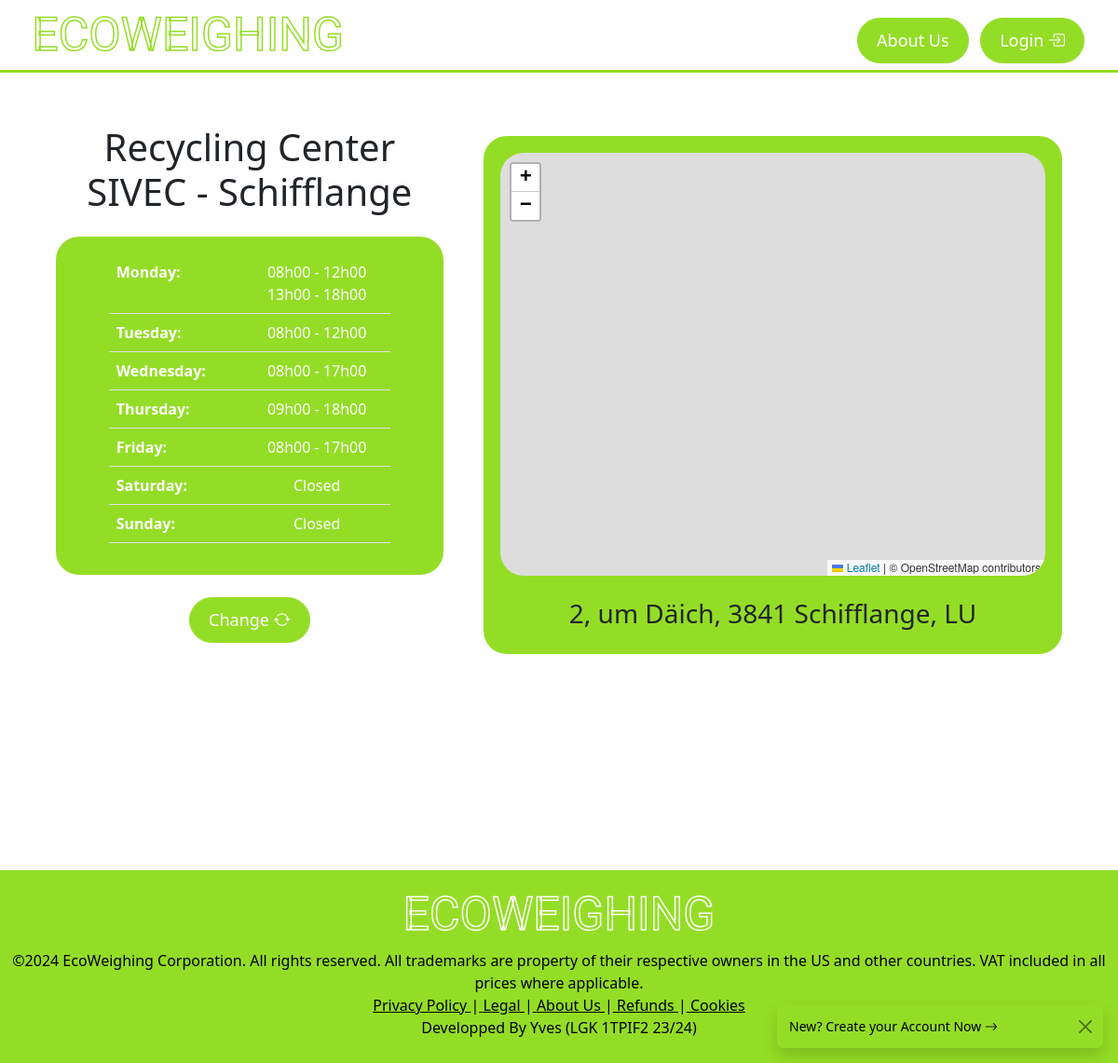
The page /EcoWeighing/index.php?page=center on the database as committed earlier.
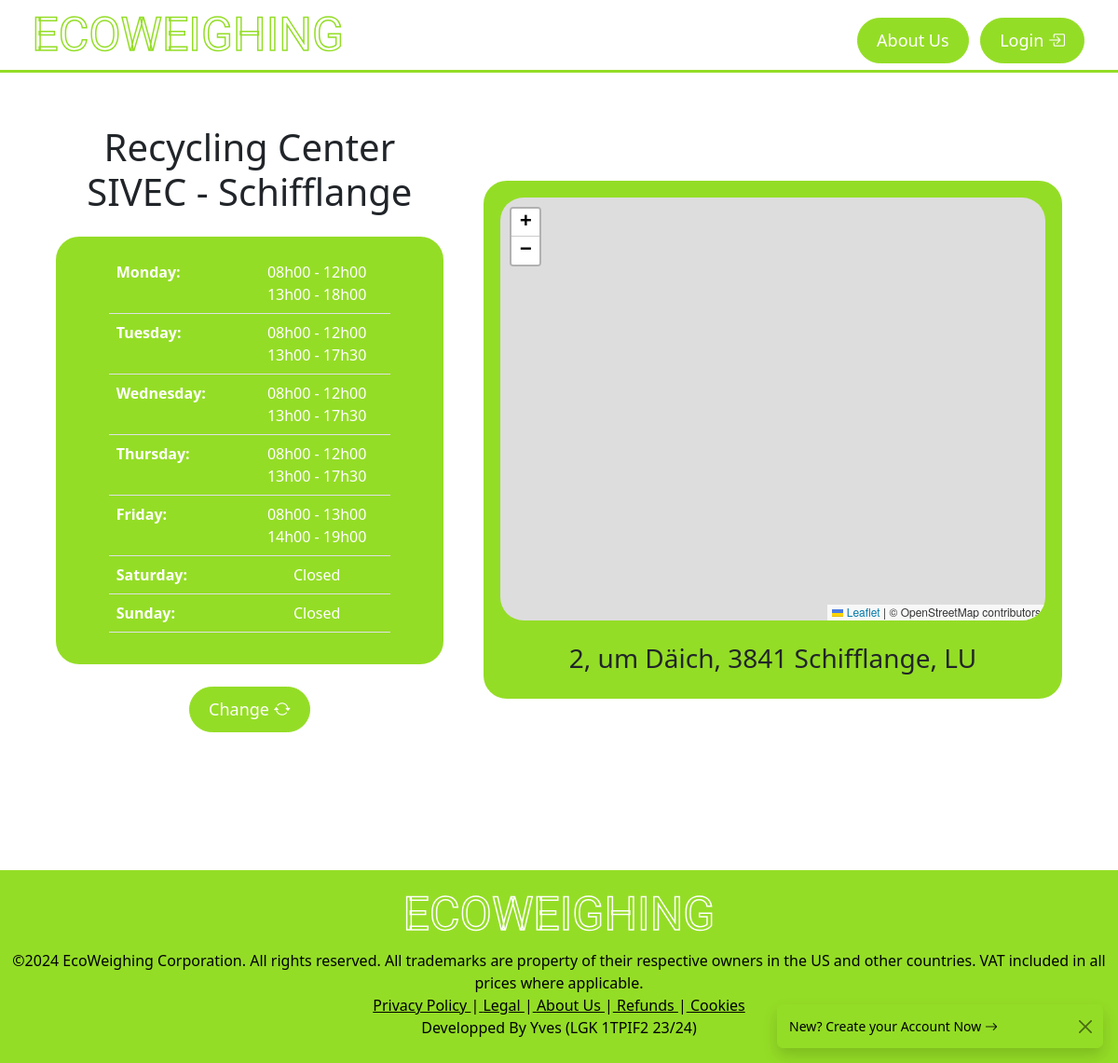
The same page on the database as committed later.
### tables this page shows
CREATE TABLE TBLCENTERS (
    CENTERCODE varchar(5) NOT NULL,
    ADRESS varchar(200),
    POSTCODE varchar(4),
    CITY varchar(100),
    PRIMARY KEY (CENTERCODE)
);

CREATE TABLE TBLSCHEDULES (
    WEEKDAY varchar(20),
    STARTTIME time,
    ENDTIME time,
    FICENTERCODE varchar(5) NOT NULL,
    PRIMARY KEY (WEEKDAY, STARTTIME, ENDTIME, FICENTERCODE),
    FOREIGN KEY (FICENTERCODE) REFERENCES TBLCENTERS(CENTERCODE) ON DELETE CASCADE ON UPDATE CASCADE
);

### EcoWeighing/inc/allowed_pages.inc.php (called while the page is built)
<?php
    $allowed = ["center","login","newuser","404","401","profile","logout","aboutus", "myhistory","admin","admin_users","admin_bills","admin_measures","admin_trash","admin_stations","admin_centers"];
?>

### EcoWeighing/inc/functions.inc.php (the view, shortened to what this page needs)
<?php
function showCenter($center = null){
    $link = mysqli_connect(HOST,DB_USER,DB_PASSWORD,DATABASE) OR die();
    if($center == null){
        $query = "SELECT * FROM tblcenters ORDER BY RAND() LIMIT 1";
    }else{
        $query = "SELECT * FROM tblcenters WHERE CENTERCODE = '$center'";
    }
    $result = mysqli_query($link,$query) OR die(mysqli_error($link));
    if(mysqli_num_rows($result) == 1){
        $row = mysqli_fetch_assoc($result);
        echo "<div class=\"center_container\">";
        echo "<div class=\"center_data\">";
        echo "<h1 class=\"text-center\">Recycling Center<br>".$row["CENTERCODE"]." - ".$row["CITY"]."</h1>";
        getSchedules($row["CENTERCODE"]);
        echo "<div class=\"text-center mt-4\">
                <button type=\"button\" class=\"btn customBtn btn-green\" data-bs-toggle=\"modal\" data-bs-target=\"#selCenter\">
                    Change <i class=\"bi bi-arrow-repeat\"></i>
                </button> ";
        echo "</div>";
        modal_center_select();
        echo "</div>";
        $fulladr = $row["ADRESS"].", ".$row["POSTCODE"]." ".$row["CITY"].", LU";
        showMap($fulladr);
        echo "</div>";
    }else{
        echo "<div class=\"alert alert-danger form-alert\">No Center Found</div>";
    }
}
function getSchedules($center){
    $days = ["Monday", "Tuesday", "Wednesday", "Thursday", "Friday", "Saturday", "Sunday"];
    $link = mysqli_connect(HOST,DB_USER,DB_PASSWORD,DATABASE) OR die();
    echo "<div class=\"tblschedules mt-4\"><table class=\"table\">";
    foreach($days as $day){
        $query = "SELECT * FROM tblschedules
                    WHERE FICENTERCODE = '$center'
                    AND WEEKDAY = '$day'
                    ORDER BY STARTTIME ASC";
        $result = mysqli_query($link,$query) OR die(mysqli_error($link));
        echo "<tr><th scope=\"row\">$day:</th><td>";
        if(mysqli_num_rows($result) >= 1){
            while($row = mysqli_fetch_assoc($result)){
            echo str_replace(":","h",substr($row["STARTTIME"],0,5))." - ".str_replace(":","h",substr($row["ENDTIME"],0,5))."<br>";
            }
        }else{
            echo "Closed";
        }
        echo "</td></tr>";
    }
    echo "</table></div>";
}
function showMap($address){
    echo "<div class=\"center_map_container\">";
    echo "<div class=\"center_map\" id=\"map\"></div>";
    echo "<h3 class=\"text-center mt-4\">$address</h3>";
    echo "</div>";
}
?>

### EcoWeighing/index.php (shortened to what this page needs)
<?php
include("./inc/functions.inc.php");
include("./inc/modals.inc.php");
?>
<!DOCTYPE html>
<html lang="en">
<head>
    <link href="https://cdn.jsdelivr.net/npm/bootstrap@5.3.2/dist/css/bootstrap.min.css" rel="stylesheet">
    <link rel="stylesheet" href="https://cdn.jsdelivr.net/npm/bootstrap-icons@1.11.2/font/bootstrap-icons.min.css">
    <link rel="stylesheet" href="https://unpkg.com/leaflet@1.9.4/dist/leaflet.css" />
    <link rel="stylesheet" href="https://cdnjs.cloudflare.com/ajax/libs/twitter-bootstrap/5.3.0/css/bootstrap.min.css">
    <link rel="stylesheet" href="https://cdn.datatables.net/1.13.7/css/dataTables.bootstrap5.min.css">
    <link rel="stylesheet" href="https://cdn.datatables.net/responsive/2.5.0/css/responsive.bootstrap5.min.css">
    <link rel="stylesheet" href="./css/style.css">
</head>
<body>
    <?php
        if(isset($_GET["page"])){
            include("./inc/header.inc.php");
            echo "<div class=\"contents\">";
            $page = $_GET["page"];
            include("./inc/allowed_pages.inc.php");
            if(file_exists("./inc/contents/$page.inc.php") && in_array($page,$allowed)){
                include("./inc/contents/$page.inc.php");
            }
            else{
                include("./inc/contents/404.inc.php");
            }
            echo "</div>";
            include("./inc/footer.inc.php");
        }
        else{
            echo "<script>window.location='index.php?page=center';</script>";
        }
    ?>
</body>
</html>

### EcoWeighing/inc/header.inc.php (shortened to what this page needs)
<div class="header">
    <a href="index.php?page=center" class="headerLogo">ECOWEIGHING</a>
    <div class="navbtn">
        <?php if(!isset($_SESSION["ConState"]) || $_SESSION["ConState"]!=true){ ?>
        <a href="index.php?page=aboutus" class="btn customBtn btn-green">About Us</a>
        <a href="index.php?page=login" class="btn customBtn btn-green">Login <i class="bi bi-box-arrow-in-right"></i></a>
        <?php } ?>
    </div>
</div>

### EcoWeighing/inc/contents/center.inc.php
<?php
    if(isset($_GET["center"]) && !empty($_GET["center"])){
        showCenter($_GET["center"]);
    }
    else if(isset($_SESSION["ConState"]) && $_SESSION["ConState"]==true && isset($_SESSION["favcenter"]) && $_SESSION["favcenter"] != null && $_SESSION["favcenter"] != 'null'){
        showCenter($_SESSION["favcenter"]);
    }else{
        showCenter();
    }
    if(isset($_SESSION["ConState"]) && $_SESSION["ConState"]==true){
        $link = mysqli_connect(HOST,DB_USER,DB_PASSWORD,DATABASE) OR die();
        $query = "SELECT * FROM TBLBILL
                    INNER JOIN TBLMEASURES ON FIBILLNUM = BILLNUM
                    WHERE FIUSERNAME = '".$_SESSION["username"]."'
                    AND PAYED = 'NO'";
        $result = mysqli_query($link,$query) OR die(mysqli_error($link));
        if(mysqli_num_rows($result) > 0){
            echo '
                <div class="toast-container position-fixed bottom-0 end-0 p-3">
                    <div class="toast btn-green" data-bs-autohide="false" role="alert" aria-live="assertive" aria-atomic="true">
                        <div class="d-flex">
                            <div class="toast-body">
                                <a href="index.php?page=myhistory&history=bills" class="text-black link-offset-2 link-underline link-underline-opacity-0">
                                    You have some unpaid bills.
                                </a>
                            </div>
                            <button type="button" class="btn-close me-2 m-auto" data-bs-dismiss="toast" aria-label="Close"></button>
                        </div>
                    </div>
                </div>
                <script>
                    var toastElList = [].slice.call(document.querySelectorAll(\'.toast\'))
                    var toastList = toastElList.map(function(toastEl) {
                    // Creates an array of toasts (it only initializes them)
                        return new bootstrap.Toast(toastEl) // No need for options; use the default options
                    });
                    toastList.forEach(toast => toast.show()); // This show them
                </script>
            ';
        }
        mysqli_close($link);
    }else{
        echo '
                <div class="toast-container position-fixed bottom-0 end-0 p-3">
                    <div class="toast btn-green" data-bs-autohide="false" role="alert" aria-live="assertive" aria-atomic="true">
                        <div class="d-flex">
                            <div class="toast-body">
                                <a href="index.php?page=newuser" class="text-black link-offset-2 link-underline link-underline-opacity-0">
                                    New? Create your Account Now <i class="bi bi-arrow-right"></i>
                                </a>
                            </div>
                            <button type="button" class="btn-close me-2 m-auto" data-bs-dismiss="toast" aria-label="Close"></button>
                        </div>
                    </div>
                </div>
                <script>
                    var toastElList = [].slice.call(document.querySelectorAll(\'.toast\'))
                    var toastList = toastElList.map(function(toastEl) {
                    // Creates an array of toasts (it only initializes them)
                        return new bootstrap.Toast(toastEl) // No need for options; use the default options
                    });
                    toastList.forEach(toast => toast.show()); // This show them
                </script>
            ';
    }
?>

### EcoWeighing/inc/modals.inc.php (shortened to what this page needs)
<?php
function modal_center_select(){
    echo "
    <div class=\"modal fade\" id=\"selCenter\" tabindex=\"-1\" aria-labelledby=\"selCenterLabel\" aria-hidden=\"true\">
        <div class=\"modal-dialog\">
            <div class=\"modal-content\">
                <div class=\"modal-header\">
                    <h1 class=\"modal-title fs-5\" id=\"selCenterLabel\">Select a Center</h1>
                    <button type=\"button\" class=\"btn-close\" data-bs-dismiss=\"modal\" aria-label=\"Close\"></button>
                </div>
                    <div class=\"modal-body\">
                        <div class=\"input-group mb-3\">
                            <input class=\"form-control\" type=\"text\" name=\"centerSearch\" id=\"centerSearch\" value=\"\" placeholder=\"Search\">
                            <label class=\"input-group-text\" for=\"centerSearch\"><i class=\"bi bi-search\"></i></label>
                        </div>
                        <div class=\"list-group\" id=\"centerSearchResult\">
                        </div>
                    </div>
                    <div class=\"modal-footer\">
                        <button type=\"button\" class=\"btn btn-secondary\" data-bs-dismiss=\"modal\">Close</button>
                    </div>
            </div>
        </div>
    </div>
    <br>
    ";
}
?>

### EcoWeighing/inc/footer.inc.php
<div class="footer">
    <a href="index.php?page=center" class="footerLogo">ECOWEIGHING</a>
    <p>
        ©2024 EcoWeighing Corporation. All rights reserved. All trademarks are property of their respective owners in the US and other countries.
        VAT included in all prices where applicable.
        <br>
        <a href="#">Privacy Policy </a>|<a href="#"> Legal </a>|<a href="index.php?page=aboutus"> About Us </a>|<a href="#"> Refunds </a>|<a href="#"> Cookies</a>
        <br>Developped By Yves (LGK 1TPIF2 23/24)
    </p>
</div>

### EcoWeighing/css/style.css (style rules this page uses)
.header { background-color: white; border-bottom: 3px solid #94dd26; padding-left: 3vb; z-index: 100; position: -webkit-sticky; position: sticky; top: 0; }
.headerLogo { -webkit-text-fill-color: transparent; -webkit-text-stroke: 1.5px #94dd26; font-size: 50px; font-family: 'Roboto', sans-serif; text-decoration: none; }
.navbtn { display: inline; position: absolute; top: 25%; right: 3%; }
.footer { background-color: #94dd26; color: black; text-align: center; padding: 10px; position: relative; }
.footer a { color: black; }
.footerLogo { -webkit-text-fill-color: #94dd26; -webkit-text-stroke: 1.5px white; font-size: 50px; font-family: 'Roboto', sans-serif; text-decoration: none; }
.contents { min-height: 90vh; margin-bottom: 10vh; }
.customBtn { border-radius: 25px; padding-top: 10px; padding-bottom: 10px; padding-left: 20px; padding-right: 20px; font-size: large; }
.btn-green { background-color: #94dd26; border-color: #94dd26; color: white; }
.center_container { display: flex; margin-top: 7vh; min-height: 15cm; max-width: 33cm; margin-left: auto; margin-right: auto; }
.center_data { width: 11cm; margin-left: auto; margin-right: auto; margin-top: auto; margin-bottom: auto; }
.center_map_container { flex: 1; max-width: 18cm; background-color: #94dd26; padding: 15px; border: 3px solid #94dd26; border-radius: 25px; margin-top: auto; margin-bottom: auto; }
.center_map { flex: 1; height: 12cm; max-width: 18cm; z-index: 50; border-radius: 25px; }
.tblschedules { background-color: #94dd26; padding: 15px; border: 3px solid #94dd26; border-radius: 25px; }
.tblschedules table { margin-left: auto; margin-right: auto; width: 8cm; }
.tblschedules table tr td, .tblschedules table tr th { background-color: #94dd26; color: white; }
.tblschedules td { text-align: center; }
@media only screen and (max-width: 1400px) { .center_container { margin-left: 5%; margin-right: 5%; } }
@media only screen and (max-width: 1400px) { .center_data { margin-right: 4%; } }
.toast { z-index: 9999; }

Rows that differ between the two databases and show on the page:
removed tblschedules: STARTTIME "08h00", ENDTIME "17h00", shown under "Wednesday"
removed tblschedules: STARTTIME "09h00", ENDTIME "18h00", shown under "Thursday"
removed tblschedules: STARTTIME "08h00", ENDTIME "17h00", shown under "Friday"
added tblschedules: STARTTIME "13h00", ENDTIME "17h30", shown under "Tuesday"
added tblschedules: STARTTIME "08h00", ENDTIME "12h00", shown under "Wednesday"
added tblschedules: STARTTIME "13h00", ENDTIME "17h30", shown under "Wednesday"
added tblschedules: STARTTIME "08h00", ENDTIME "12h00", shown under "Thursday"
added tblschedules: STARTTIME "13h00", ENDTIME "17h30", shown under "Thursday"
added tblschedules: STARTTIME "08h00", ENDTIME "13h00", shown under "Friday"
added tblschedules: STARTTIME "14h00", ENDTIME "19h00", shown under "Friday"
